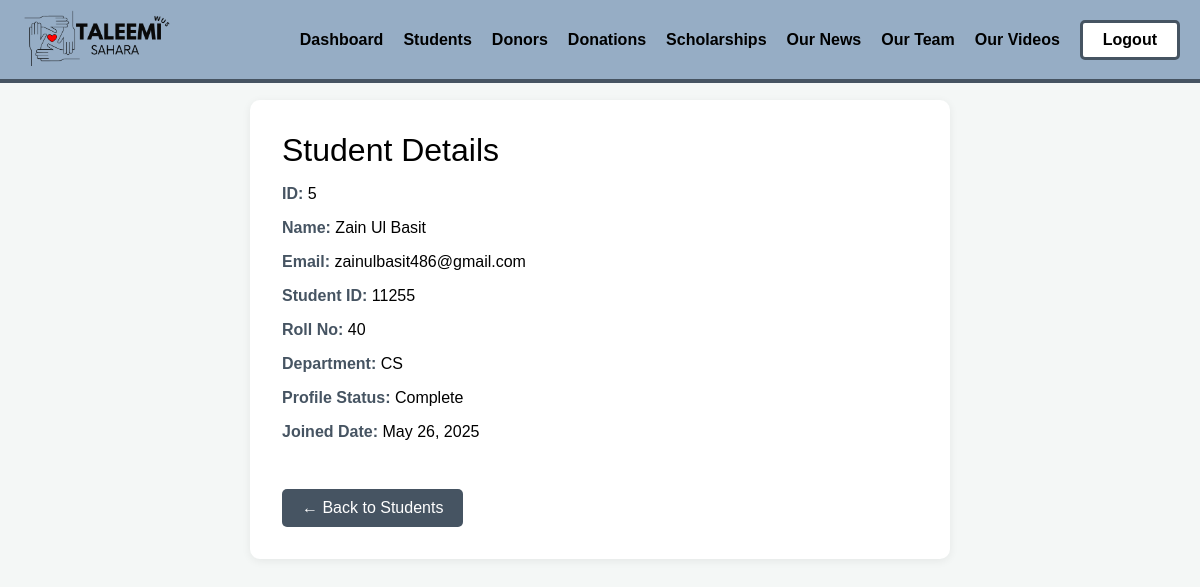
The app's page /admin/view_student.php?id=5 (signed in) with its own data.
### tables this page shows
CREATE TABLE `student_profiles` (
  `id` int(11) NOT NULL,
  `user_id` int(11) NOT NULL,
  `name` varchar(100) NOT NULL,
  `father_name` varchar(100) DEFAULT NULL,
  `roll_no` varchar(50) DEFAULT NULL,
  `student_id` varchar(50) DEFAULT NULL,
  `department` varchar(100) DEFAULT NULL,
  `supporters` varchar(150) DEFAULT NULL,
  `relatives` varchar(150) DEFAULT '0',
  `cgpa` decimal(10,0) DEFAULT NULL,
  `sgpa` decimal(10,0) DEFAULT NULL,
  `previous_semester_gpa` decimal(3,2) DEFAULT NULL,
  `utility_bills` varchar(255) DEFAULT NULL,
  `created_at` timestamp NOT NULL DEFAULT current_timestamp()
);

CREATE TABLE `users` (
  `id` int(11) NOT NULL,
  `name` varchar(100) NOT NULL,
  `email` varchar(100) NOT NULL,
  `password` varchar(255) NOT NULL,
  `user_type` enum('admin','student','donor','mentor','examination') NOT NULL,
  `created_at` timestamp NOT NULL DEFAULT current_timestamp(),
  `updated_at` timestamp NOT NULL DEFAULT current_timestamp() ON UPDATE current_timestamp(),
  `reset_token` varchar(255) DEFAULT NULL,
  `reset_expires` datetime DEFAULT NULL
);

### admin/view_student.php (the view, shortened to what this page needs)
<?php
require_once '../config/database.php';
$student_id = intval($_GET['id']);
$stmt = $conn->prepare("SELECT u.id, u.name, u.email, u.created_at, sp.roll_no, sp.department, sp.student_id FROM users u LEFT JOIN student_profiles sp ON u.id = sp.user_id WHERE u.id = ? AND u.user_type = 'student'");
$stmt->bind_param('i', $student_id);
$stmt->execute();
$student = $stmt->get_result()->fetch_assoc();
?>
<!DOCTYPE html>
<html lang="en">
<head>
    <link rel="stylesheet" href="../css/general.css">
</head>
<body>
    <?php include '../components/admin-navbar.php'; ?>
    <div class="view-container">
        <div class="view-title">Student Details</div>
        <div class="view-row"><span class="label">ID:</span> <?php echo $student['id']; ?></div>
        <div class="view-row"><span class="label">Name:</span> <?php echo htmlspecialchars($student['name']); ?></div>
        <div class="view-row"><span class="label">Email:</span> <?php echo htmlspecialchars($student['email']); ?></div>
        <div class="view-row"><span class="label">Student ID:</span> <?php echo htmlspecialchars($student['student_id'] ?? 'N/A'); ?></div>
        <div class="view-row"><span class="label">Roll No:</span> <?php echo htmlspecialchars($student['roll_no'] ?? 'N/A'); ?></div>
        <div class="view-row"><span class="label">Department:</span> <?php echo htmlspecialchars($student['department'] ?? 'N/A'); ?></div>
        <div class="view-row"><span class="label">Profile Status:</span> <?php echo !empty($student['roll_no']) ? 'Complete' : 'Incomplete'; ?></div>
        <div class="view-row"><span class="label">Joined Date:</span> <?php echo date('M j, Y', strtotime($student['created_at'])); ?></div>
        <a href="students.php" class="back-btn">&larr; Back to Students</a>
    </div>
</body>
</html>

### admin/view_student.php (style rules this page uses)
body { font-family: 'Raleway', sans-serif; background-color: #f4f7f6; display: flex; flex-direction: column; }
.view-container { width: 100%; max-width: 700px; margin: 100px auto; background: #fff; border-radius: 10px; box-shadow: 0 2px 10px #0001; padding: 2rem; }
.view-title { font-size: 2rem; margin-bottom: 1rem; }
.view-row { margin-bottom: 1rem; }
.label { font-weight: bold; color: #465462; }
.back-btn { display: inline-block; margin-top: 2rem; background: #465462; color: #fff; padding: 10px 20px; border-radius: 5px; text-decoration: none; }

### components/admin-navbar.php (style rules this page uses)
* { box-sizing: border-box; padding: 0; margin: 0; font-family: "Raleway", sans-serif; }

### records on screen
student_profiles: user "5", user.name "Zain Ul Basit", user.email "zainulbasit486@gmail.com", student "11255", roll_no "40", department "CS", user.created_at "May 26, 2025"
